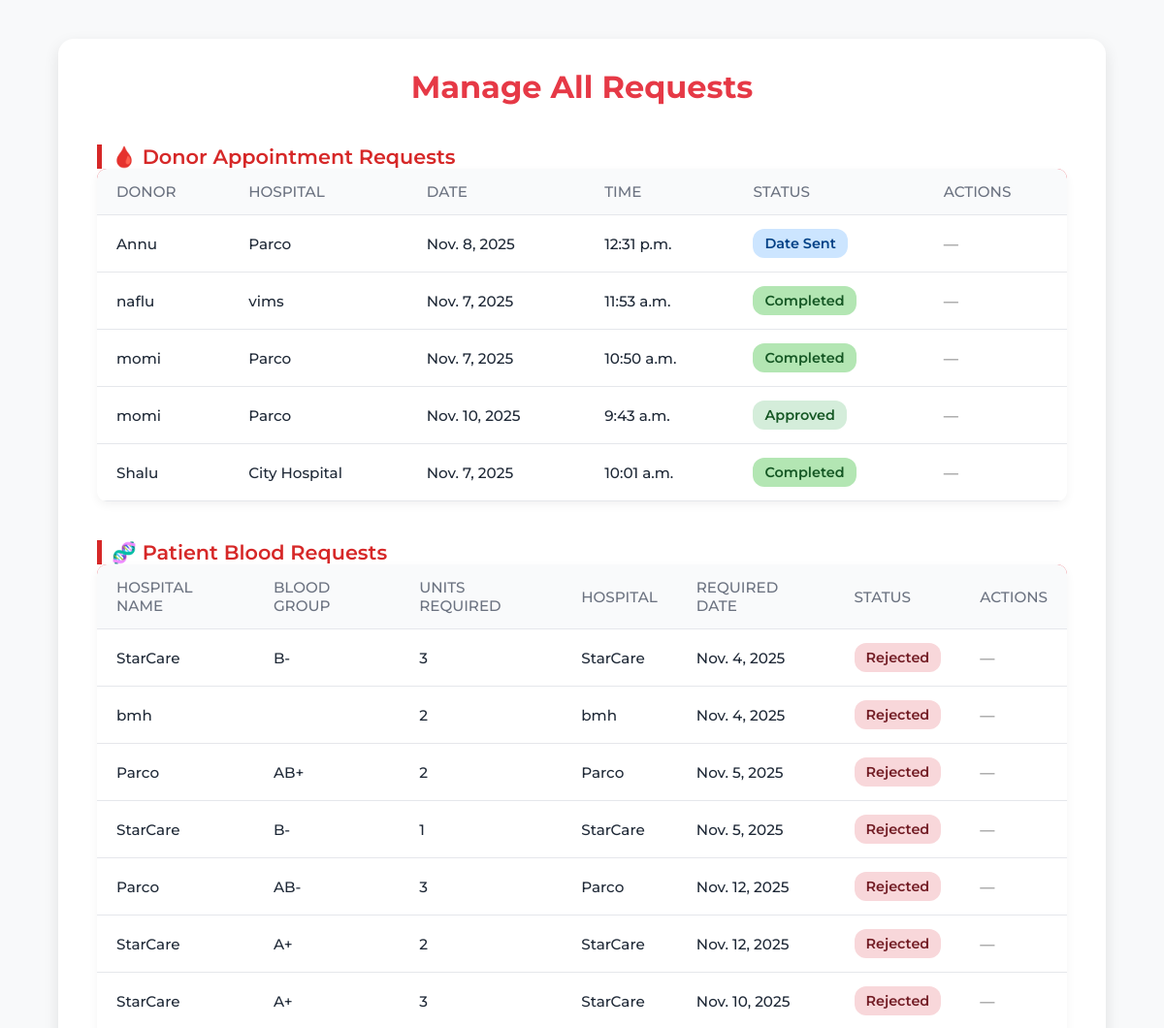
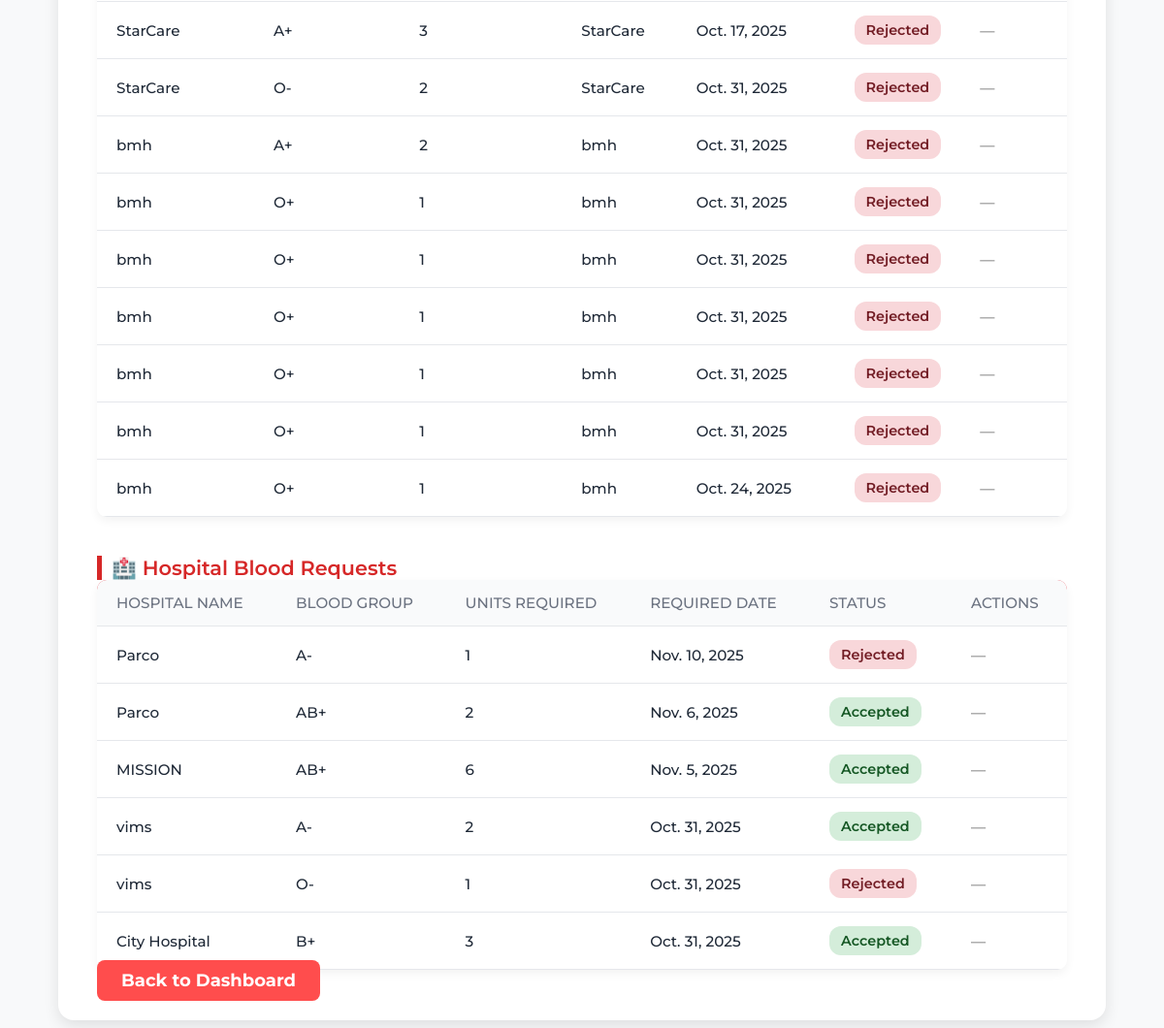
The page /manage_requests/ (signed in) on the database its author committed (2 pictures, top to bottom).
### blood_bank_app/models.py (models this page shows, shortened)
class Appointment(models.Model):
    donor = models.ForeignKey(User, on_delete=models.CASCADE)
    hospital = models.ForeignKey(HospitalDetail, on_delete=models.CASCADE, null=True)
    appointment_date = models.DateField(null=True, validators=[validate_future_date])
    appointment_time = models.TimeField()
    notes = models.TextField(blank=True, null=True)
    STATUS_CHOICES = [
        ('Pending', 'Pending'),
        ('Date Sent', 'Date Sent'),
        ('Approved', 'Approved'),
        ('Rejected', 'Rejected'),
        ('Completed', 'Completed'),
        ('Recorded', 'Recorded'),
    ]
    status = models.CharField(max_length=20, choices=STATUS_CHOICES, default='Pending', null=True)
    donor_response = models.CharField(
        max_length=20,
        choices=[('Accepted', 'Accepted'), ('Reschedule', 'Reschedule'), ('No Response', 'No Response')],
        default='No Response', null=True
    )
    blood_units = models.IntegerField(default=0, null=True)  # Units donated by donor
    created_at = models.DateTimeField(auto_now_add=True,null=True)  # Add created_at field
    donation_date = models.DateField(null=True, blank=True,validators=[validate_future_date])  # Optional: Date when donation happens

class HospitalDetail(models.Model):
    user = models.OneToOneField(User, on_delete=models.CASCADE,null=True)
    hospital_name = models.CharField(max_length=200)
    address = models.TextField()
    phone_number = models.CharField(max_length=15)
    hospital_code = models.CharField(max_length=50)
    def __str__(self):
        return self.hospital_name

class BloodRequest(models.Model):
    BLOOD_GROUPS = [
        ('A+', 'A+'), ('A-', 'A-'),
        ('B+', 'B+'), ('B-', 'B-'),
        ('O+', 'O+'), ('O-', 'O-'),
        ('AB+', 'AB+'), ('AB-', 'AB-'),
    ]
    URGENCY_CHOICES = [
        ('Normal', 'Normal'),
        ('Urgent', 'Urgent'),
        ('Emergency', 'Emergency'),
    ]
    STATUS_CHOICES = [
        ('Pending', 'Pending'),
        ('Approved', 'Approved'),
        ('Rejected', 'Rejected'),
    ]
    user = models.ForeignKey(User, on_delete=models.CASCADE)
    full_name = models.CharField(max_length=100)
    blood_group = models.CharField(max_length=3, choices=BLOOD_GROUPS)
    units_required = models.PositiveIntegerField()
    hospital_name = models.CharField(max_length=150)
    hospital_address = models.TextField()
    required_date = models.DateField(validators=[validate_future_date])
    urgency = models.CharField(max_length=20, choices=URGENCY_CHOICES)
    reason = models.TextField(blank=True, null=True)
    status = models.CharField(max_length=20, choices=STATUS_CHOICES, default='Pending')
    created_at = models.DateTimeField(auto_now_add=True)

class HospitalBloodRequest(models.Model):
    BLOOD_GROUP_CHOICES = [
        ('A+', 'A+'), ('A-', 'A-'),
        ('B+', 'B+'), ('B-', 'B-'),
        ('AB+', 'AB+'), ('AB-', 'AB-'),
        ('O+', 'O+'), ('O-', 'O-'),
    ]
    URGENCY_CHOICES = [
        ('Low', 'Low'),
        ('Medium', 'Medium'),
        ('High', 'High'),
    ]
    user = models.ForeignKey(User, on_delete=models.CASCADE, null=True, blank=True)
    hospital_name = models.ForeignKey(HospitalDetail, on_delete=models.CASCADE, null=True, blank=True)
    blood_group = models.CharField(max_length=3, choices=BLOOD_GROUP_CHOICES, null=True)
    units_required = models.IntegerField(null=True)
    required_date = models.DateField(validators=[validate_future_date],null=True)
    urgency = models.CharField(max_length=20, choices=URGENCY_CHOICES, default='Medium', null=True)
    status = models.CharField(
        max_length=20,
        choices=[('Pending', 'Pending'), ('Approved', 'Approved'), ('Rejected', 'Rejected')],
        default='Pending',
        null=True
    )
    requested_at = models.DateTimeField(auto_now_add=True, null=True)

### blood_bank_app/views.py (the view)
# urls.py: path('manage_requests/', views.manage_requests, name='manage_requests'),
@login_required
def manage_requests(request):
    from .models import Appointment, BloodRequest, HospitalBloodRequest
    appointment_requests = Appointment.objects.all().order_by('-created_at')
    patient_requests = BloodRequest.objects.all().order_by('-created_at')
    hospital_requests = HospitalBloodRequest.objects.all().order_by('-required_date')
    return render(request, 'partials/manage_requests.html', {
        'appointment_requests': appointment_requests,
        'patient_requests': patient_requests,
        'hospital_requests': hospital_requests,
    })

### blood_bank_app/templates/partials/manage_requests.html (shortened to what this page needs)
{% extends 'master.html' %}
{% load static %}
{% block content %}
<div class="manage-requests-container">
  <h2 class="page-title">Manage All Requests</h2>
  <div class="request-section">
    <h4 class="section-title">🩸 Donor Appointment Requests</h4>
    <table class="table table-hover align-middle text-center custom-table">
      <thead>
        <tr>
          <th>Donor</th>
          <th>Hospital</th>
          <th>Date</th>
          <th>Time</th>
          <th>Status</th>
          <th>Actions</th>
        </tr>
      </thead>
      <tbody>
        {% for appointment in appointment_requests %}
        <tr>
          <td>{{ appointment.donor.username }}</td>
          <td>{{ appointment.hospital.hospital_name }}</td>
          <td>{{ appointment.appointment_date }}</td>
          <td>{{ appointment.appointment_time }}</td>
          <td>
            {% if appointment.status == 'Approved' %}
              <span class="status-badge accepted">Approved</span>
            {% elif appointment.status == 'Pending' %}
              <span class="status-badge pending">Pending</span>
            {% elif appointment.status == 'Date Sent' %}
              <span class="status-badge info" style="background-color: #cce5ff; color: #004085;">
                Date Sent
              </span>
            {% elif appointment.status == 'Completed' %}
              <span class="status-badge accepted" style="background-color: #b3e6b3; color: #155724;">
                Completed
              </span>
            {% else %}
              <span class="status-badge rejected">Rejected</span>
            {% endif %}
          </td>
          <td>
            {% if appointment.status == 'Pending' %}
              <a href="{% url 'assign_donation_date' appointment.id %}" class="btn-action accept">Send Donation Date</a>
              <form action="{% url 'update_appointment_status' appointment.id 'Rejected' %}" method="post" style="display:inline;">
                {% csrf_token %}
                <button type="submit" class="btn-action reject">Reject</button>
              </form>
            {% else %}
              <span class="text-muted">—</span>
            {% endif %}
          </td>
        </tr>
        {% empty %}
        <tr><td colspan="6" class="text-muted">No donor appointment requests found</td></tr>
        {% endfor %}
      </tbody>
    </table>
  </div>
  <div class="request-section">
    <h4 class="section-title">🧬 Patient Blood Requests</h4>
    <table class="table table-hover align-middle text-center custom-table">
      <thead>
        <tr>
          <th>Hospital Name</th>
          <th>Blood Group</th>
          <th>Units Required</th>
          <th>Hospital</th>
          <th>Required Date</th>
          <th>Status</th>
          <th>Actions</th>
        </tr>
      </thead>
      <tbody>
        {% for request in patient_requests %}
        <tr>
          <td>{{ request.hospital_name }}</td>
          <td>{{ request.blood_group }}</td>
          <td>{{ request.units_required }}</td>
          <td>{{ request.hospital_name }}</td>
          <td>{{ request.required_date }}</td>
          <td>
            {% if appointment.status == 'Approved' %}
              <span class="status-badge accepted">Approved</span>
            {% elif appointment.status == 'Pending' %}
              <span class="status-badge pending">Pending</span>
            {% elif appointment.status == 'Completed' %}
              <span class="status-badge accepted" style="background-color: #cce5ff; color: #004085;">
                Completed
              </span>
            {% else %}
              <span class="status-badge rejected">Rejected</span>
            {% endif %}
          </td>
          <td>
            {% if request.status == 'Pending' %}
              <form action="{% url 'update_patient_status' request.id 'Accepted' %}" method="post" style="display:inline;">
                {% csrf_token %}
                <button type="submit" class="btn-action accept">Accept</button>
              </form>
              <form action="{% url 'update_patient_status' request.id 'Rejected' %}" method="post" style="display:inline;">
                {% csrf_token %}
                <button type="submit" class="btn-action reject">Reject</button>
              </form>
            {% else %}
              <span class="text-muted">—</span>
            {% endif %}
          </td>
        </tr>
        {% empty %}
        <tr><td colspan="7" class="text-muted">No patient blood requests found</td></tr>
        {% endfor %}
      </tbody>
    </table>
  </div>
  <div class="request-section">
    <h4 class="section-title">🏥 Hospital Blood Requests</h4>
    <table class="table table-hover align-middle text-center custom-table">
      <thead>
        <tr>
          <th>Hospital Name</th>
          <th>Blood Group</th>
          <th>Units Required</th>
          <th>Required Date</th>
          <th>Status</th>
          <th>Actions</th>
        </tr>
      </thead>
      <tbody>
        {% for hospital_request in hospital_requests %}
        <tr>
          <td>{{ hospital_request.hospital_name }}</td>
          <td>{{ hospital_request.blood_group }}</td>
          <td>{{ hospital_request.units_required }}</td>
          <td>{{ hospital_request.required_date }}</td>
          <td>
            {% if hospital_request.status == 'Accepted' %}
              <span class="status-badge accepted">Accepted</span>
            {% elif hospital_request.status == 'Pending' %}
              <span class="status-badge pending">Pending</span>
            {% else %}
              <span class="status-badge rejected">Rejected</span>
            {% endif %}
          </td>
          <td>
            {% if hospital_request.status == 'Pending' %}
              <form action="{% url 'update_hospital_status' hospital_request.id 'Accepted' %}" method="post" style="display:inline;">
                {% csrf_token %}
                <button type="submit" class="btn-action accept">Accept</button>
              </form>
              <form action="{% url 'update_hospital_status' hospital_request.id 'Rejected' %}" method="post" style="display:inline;">
                {% csrf_token %}
                <button type="submit" class="btn-action reject">Reject</button>
              </form>
            {% else %}
              <span class="text-muted">—</span>
            {% endif %}
          </td>
        </tr>
        {% empty %}
        <tr><td colspan="6" class="text-muted">No hospital blood requests found</td></tr>
        {% endfor %}
      </tbody>
    </table>
  </div>
  <div class="text-center mt-4">
  <a href="{% url 'admin_dashboard' %}" class="btn btn-primary btn-sm">Back to Dashboard</a>
</div>
</div>
{% endblock %}

### blood_bank_app/static/css/index.css (style rules this page uses)
body { margin: 0; font-family: Arial, sans-serif; background-color: #fff5f5; color: #333; }
html { scroll-behavior: smooth; }
.btn { background-color: #ff4d4d; color: white; padding: 10px 25px; border-radius: 8px; text-decoration: none; font-weight: bold; }

### blood_bank_app/static/css/admin_dashboard.css (style rules this page uses)
:root { --primary: #e63946; --primary-dark: #b91c1c; --background: #f8f9fa; --surface: #ffffff; --text-dark: #1f2937; --text-light: #6b7280; --border: #e5e7eb; --shadow: rgba(0, 0, 0, 0.08); }
* { margin: 0; padding: 0; box-sizing: border-box; font-family: "Montserrat"; font-weight: 500; }
body { background-color: var(--background); color: var(--text-dark); overflow-x: hidden; }
.table { width: 100%; border-collapse: collapse; }
.table th, .table td { text-align: left; padding: 14px 20px; border-bottom: 1px solid var(--border); color: var(--text-dark); }
.table th { background: #f9fafb; color: var(--text-light); text-transform: uppercase; font-size: 0.9rem; }

### blood_bank_app/templates/partials/manage_requests.html (style rules this page uses)
* { margin-top: 0px; }
.manage-requests-container { width: 90%; margin: 40px auto; background: #fff; border-radius: 16px; padding: 30px 40px; box-shadow: 0 6px 16px rgba(0,0,0,0.1); font-size: 18px; }
.page-title { text-align: center; color: #e63946; font-size: 2rem; margin-bottom: 30px; font-weight: 700; }
.section-title { margin-top: 40px; color: #d62828; border-left: 5px solid #d62828; padding-left: 10px; font-weight: 600; font-size: 1.3rem; }
.custom-table { background-color: #fff; border-radius: 10px; overflow: hidden; box-shadow: 0 4px 10px rgba(0,0,0,0.05); }
.custom-table thead { background-color: #e63946; color: white; }
.custom-table th, .custom-table td { vertical-align: middle; font-size: 0.95rem; }
.status-badge { padding: 6px 12px; border-radius: 12px; font-weight: 600; font-size: 0.9rem; display: inline-block; }
.status-badge.accepted { background-color: #d4edda; color: #155724; }
.status-badge.rejected { background-color: #f8d7da; color: #721c24; }
.text-muted { color: #888 !important; }
.status-badge.info { background-color: #cce5ff; color: #004085; }

### rows shown on the page
Appointment: donor.username "Annu", hospital.hospital_name "Parco", appointment_date "Nov. 8, 2025", appointment_time "12:31 p.m.", status "Date Sent"
Appointment: donor.username "naflu", hospital.hospital_name "vims", appointment_date "Nov. 7, 2025", appointment_time "11:53 a.m.", status "Completed"
Appointment: donor.username "momi", hospital.hospital_name "Parco", appointment_date "Nov. 7, 2025", appointment_time "10:50 a.m.", status "Completed"
Appointment: donor.username "momi", hospital.hospital_name "Parco", appointment_date "Nov. 10, 2025", appointment_time "9:43 a.m.", status "Approved"
Appointment: donor.username "Shalu", hospital.hospital_name "City Hospital", appointment_date "Nov. 7, 2025", appointment_time "10:01 a.m.", status "Completed"
BloodRequest: hospital_name "StarCare", blood_group "B-", units_required "3", required_date "Nov. 4, 2025"
BloodRequest: hospital_name "bmh", units_required "2", required_date "Nov. 4, 2025"
BloodRequest: hospital_name "Parco", blood_group "AB+", units_required "2", required_date "Nov. 5, 2025"
BloodRequest: hospital_name "StarCare", blood_group "B-", units_required "1", required_date "Nov. 5, 2025"
BloodRequest: hospital_name "Parco", blood_group "AB-", units_required "3", required_date "Nov. 12, 2025"
BloodRequest: hospital_name "StarCare", blood_group "A+", units_required "2", required_date "Nov. 12, 2025"
BloodRequest: hospital_name "StarCare", blood_group "A+", units_required "3", required_date "Nov. 10, 2025"
BloodRequest: hospital_name "StarCare", blood_group "A+", units_required "3", required_date "Oct. 17, 2025"
BloodRequest: hospital_name "StarCare", blood_group "O-", units_required "2", required_date "Oct. 31, 2025"
BloodRequest: hospital_name "bmh", blood_group "A+", units_required "2", required_date "Oct. 31, 2025"
BloodRequest: hospital_name "bmh", blood_group "O+", units_required "1", required_date "Oct. 31, 2025"
BloodRequest: hospital_name "bmh", blood_group "O+", units_required "1", required_date "Oct. 31, 2025"
BloodRequest: hospital_name "bmh", blood_group "O+", units_required "1", required_date "Oct. 31, 2025"
BloodRequest: hospital_name "bmh", blood_group "O+", units_required "1", required_date "Oct. 31, 2025"
BloodRequest: hospital_name "bmh", blood_group "O+", units_required "1", required_date "Oct. 31, 2025"
BloodRequest: hospital_name "bmh", blood_group "O+", units_required "1", required_date "Oct. 24, 2025"
HospitalBloodRequest: hospital_name "Parco", blood_group "A-", units_required "1", required_date "Nov. 10, 2025", status "Rejected"
HospitalBloodRequest: hospital_name "Parco", blood_group "AB+", units_required "2", required_date "Nov. 6, 2025", status "Accepted"
HospitalBloodRequest: hospital_name "MISSION", blood_group "AB+", units_required "6", required_date "Nov. 5, 2025", status "Accepted"
HospitalBloodRequest: hospital_name "vims", blood_group "A-", units_required "2", required_date "Oct. 31, 2025", status "Accepted"
HospitalBloodRequest: hospital_name "vims", blood_group "O-", units_required "1", required_date "Oct. 31, 2025", status "Rejected"
HospitalBloodRequest: hospital_name "City Hospital", blood_group "B+", units_required "3", required_date "Oct. 31, 2025", status "Accepted"
